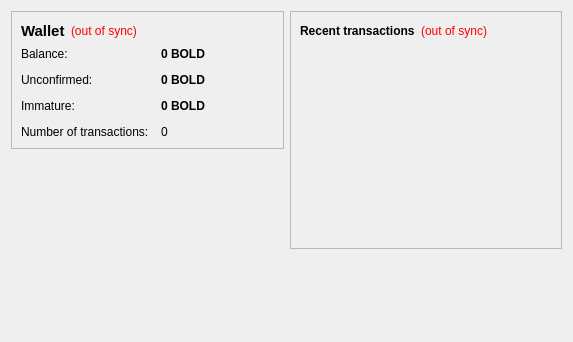
<?xml version="1.0" encoding="UTF-8"?>
<ui version="4.0">
 <class>OverviewPage</class>
 <widget class="QWidget" name="OverviewPage">
  <property name="geometry">
   <rect>
    <x>0</x>
    <y>0</y>
    <width>573</width>
    <height>342</height>
   </rect>
  </property>
  <property name="windowTitle">
   <string>Form</string>
  </property>
  <layout class="QHBoxLayout" name="horizontalLayout" stretch="1,1">
   <item>
    <layout class="QVBoxLayout" name="verticalLayout_2">
     <item>
      <widget class="QFrame" name="frame">
       <property name="frameShape">
        <enum>QFrame::StyledPanel</enum>
       </property>
       <property name="frameShadow">
        <enum>QFrame::Raised</enum>
       </property>
       <layout class="QVBoxLayout" name="verticalLayout_4">
        <item>
         <layout class="QHBoxLayout" name="horizontalLayout_4">
          <item>
           <widget class="QLabel" name="label_5">
            <property name="font">
             <font>
              <pointsize>11</pointsize>
              <weight>75</weight>
              <bold>true</bold>
             </font>
            </property>
            <property name="text">
             <string>Wallet</string>
            </property>
           </widget>
          </item>
          <item>
           <widget class="QLabel" name="labelWalletStatus">
            <property name="toolTip">
             <string>The displayed information may be out of date. Your wallet automatically synchronizes with the boldcoin network after a connection is established, but this process has not completed yet.</string>
            </property>
            <property name="styleSheet">
             <string notr="true">QLabel { color: red; }</string>
            </property>
            <property name="text">
             <string notr="true">(out of sync)</string>
            </property>
            <property name="alignment">
             <set>Qt::AlignLeading|Qt::AlignLeft|Qt::AlignVCenter</set>
            </property>
           </widget>
          </item>
          <item>
           <spacer name="horizontalSpacer_2">
            <property name="orientation">
             <enum>Qt::Horizontal</enum>
            </property>
            <property name="sizeHint" stdset="0">
             <size>
              <width>40</width>
              <height>20</height>
             </size>
            </property>
           </spacer>
          </item>
         </layout>
        </item>
        <item>
         <layout class="QFormLayout" name="formLayout_2">
          <property name="fieldGrowthPolicy">
           <enum>QFormLayout::AllNonFixedFieldsGrow</enum>
          </property>
          <property name="horizontalSpacing">
           <number>12</number>
          </property>
          <property name="verticalSpacing">
           <number>12</number>
          </property>
          <item row="0" column="0">
           <widget class="QLabel" name="label">
            <property name="text">
             <string>Balance:</string>
            </property>
           </widget>
          </item>
          <item row="0" column="1">
           <widget class="QLabel" name="labelBalance">
            <property name="font">
             <font>
              <weight>75</weight>
              <bold>true</bold>
             </font>
            </property>
            <property name="cursor">
             <cursorShape>IBeamCursor</cursorShape>
            </property>
            <property name="toolTip">
             <string>Your current balance</string>
            </property>
            <property name="text">
             <string notr="true">0 BOLD</string>
            </property>
            <property name="textInteractionFlags">
             <set>Qt::LinksAccessibleByMouse|Qt::TextSelectableByKeyboard|Qt::TextSelectableByMouse</set>
            </property>
           </widget>
          </item>
          <item row="1" column="0">
           <widget class="QLabel" name="label_3">
            <property name="text">
             <string>Unconfirmed:</string>
            </property>
           </widget>
          </item>
          <item row="1" column="1">
           <widget class="QLabel" name="labelUnconfirmed">
            <property name="font">
             <font>
              <weight>75</weight>
              <bold>true</bold>
             </font>
            </property>
            <property name="cursor">
             <cursorShape>IBeamCursor</cursorShape>
            </property>
            <property name="toolTip">
             <string>Total of transactions that have yet to be confirmed, and do not yet count toward the current balance</string>
            </property>
            <property name="text">
             <string notr="true">0 BOLD</string>
            </property>
            <property name="textInteractionFlags">
             <set>Qt::LinksAccessibleByMouse|Qt::TextSelectableByKeyboard|Qt::TextSelectableByMouse</set>
            </property>
           </widget>
          </item>
          <item row="3" column="0">
           <widget class="QLabel" name="label_2">
            <property name="text">
             <string>Number of transactions:</string>
            </property>
           </widget>
          </item>
          <item row="3" column="1">
           <widget class="QLabel" name="labelNumTransactions">
            <property name="toolTip">
             <string>Total number of transactions in wallet</string>
            </property>
            <property name="text">
             <string notr="true">0</string>
            </property>
           </widget>
          </item>
          <item row="2" column="0">
           <widget class="QLabel" name="labelImmatureText">
            <property name="text">
             <string>Immature:</string>
            </property>
           </widget>
          </item>
          <item row="2" column="1">
           <widget class="QLabel" name="labelImmature">
            <property name="font">
             <font>
              <weight>75</weight>
              <bold>true</bold>
             </font>
            </property>
            <property name="toolTip">
             <string>Mined balance that has not yet matured</string>
            </property>
            <property name="text">
             <string notr="true">0 BOLD</string>
            </property>
            <property name="textInteractionFlags">
             <set>Qt::LinksAccessibleByMouse|Qt::TextSelectableByKeyboard|Qt::TextSelectableByMouse</set>
            </property>
           </widget>
          </item>
         </layout>
        </item>
       </layout>
      </widget>
     </item>
     <item>
      <spacer name="verticalSpacer">
       <property name="orientation">
        <enum>Qt::Vertical</enum>
       </property>
       <property name="sizeHint" stdset="0">
        <size>
         <width>20</width>
         <height>40</height>
        </size>
       </property>
      </spacer>
     </item>
    </layout>
   </item>
   <item>
    <layout class="QVBoxLayout" name="verticalLayout_3">
     <item>
      <widget class="QFrame" name="frame_2">
       <property name="frameShape">
        <enum>QFrame::StyledPanel</enum>
       </property>
       <property name="frameShadow">
        <enum>QFrame::Raised</enum>
       </property>
       <layout class="QVBoxLayout" name="verticalLayout">
        <item>
         <layout class="QHBoxLayout" name="horizontalLayout_2">
          <item>
           <widget class="QLabel" name="label_4">
            <property name="text">
             <string>&lt;b&gt;Recent transactions&lt;/b&gt;</string>
            </property>
           </widget>
          </item>
          <item>
           <widget class="QLabel" name="labelTransactionsStatus">
            <property name="toolTip">
             <string>The displayed information may be out of date. Your wallet automatically synchronizes with the boldcoin network after a connection is established, but this process has not completed yet.</string>
            </property>
            <property name="styleSheet">
             <string notr="true">QLabel { color: red; }</string>
            </property>
            <property name="text">
             <string notr="true">(out of sync)</string>
            </property>
            <property name="alignment">
             <set>Qt::AlignRight|Qt::AlignTrailing|Qt::AlignVCenter</set>
            </property>
           </widget>
          </item>
          <item>
           <spacer name="horizontalSpacer">
            <property name="orientation">
             <enum>Qt::Horizontal</enum>
            </property>
            <property name="sizeHint" stdset="0">
             <size>
              <width>40</width>
              <height>20</height>
             </size>
            </property>
           </spacer>
          </item>
         </layout>
        </item>
        <item>
         <widget class="QListView" name="listTransactions">
          <property name="styleSheet">
           <string notr="true">QListView { background: transparent; }</string>
          </property>
          <property name="frameShape">
           <enum>QFrame::NoFrame</enum>
          </property>
          <property name="verticalScrollBarPolicy">
           <enum>Qt::ScrollBarAlwaysOff</enum>
          </property>
          <property name="horizontalScrollBarPolicy">
           <enum>Qt::ScrollBarAlwaysOff</enum>
          </property>
          <property name="selectionMode">
           <enum>QAbstractItemView::NoSelection</enum>
          </property>
         </widget>
        </item>
       </layout>
      </widget>
     </item>
     <item>
      <spacer name="verticalSpacer_2">
       <property name="orientation">
        <enum>Qt::Vertical</enum>
       </property>
       <property name="sizeHint" stdset="0">
        <size>
         <width>20</width>
         <height>40</height>
        </size>
       </property>
      </spacer>
     </item>
    </layout>
   </item>
  </layout>
 </widget>
 <resources/>
 <connections/>
</ui>
